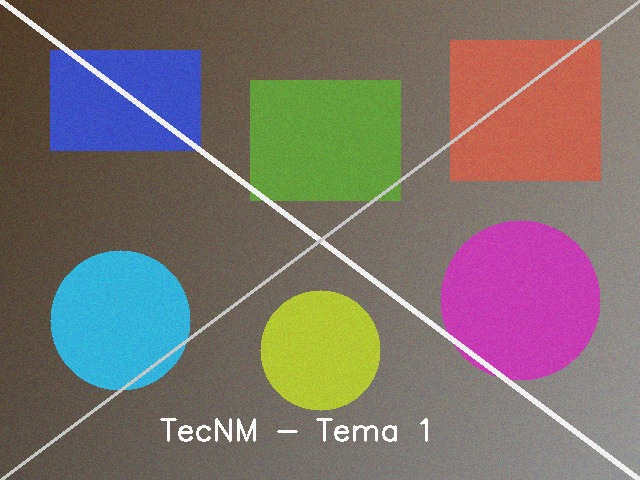
#> input picture tema 1/imagen_prueba.jpg, 640 x 480 px
$ jupyter execute --allow-errors T1_A1_v2.ipynb   (older library calls are emulated)
#> lines starting #> are read from the running program, lines starting #| are printed output that depends on the picture
# T1.A1.1 — Adquisición y Mejora Básica de una Imagen Digital
## Objetivo

Analizar los conceptos básicos de adquisición y representación digital de imágenes, mediante la identificación de formatos, modelos de color y estructuras de datos digitales, en un entorno académico guiado, con el propósito de establecer una base conceptual sólida que permita el procesamiento adecuado de imágenes en aplicaciones de visión por computadora.

---

## Instrucciones para el participante

1. Ejecuta cada celda **en orden** con `Shift + Enter`.
2. Completa las celdas marcadas con 📝 — son parte de tu portafolio de evidencias.
3. **No borres** las celdas de código base; puedes agregar celdas nuevas si lo necesitas.
4. Al finalizar, exporta este notebook como PDF (`Archivo → Imprimir → Guardar como PDF`).
5. Nombre de entrega: `T1_A1_ApellidoNombre.pdf`

---

### Contenido del Tema 1 que cubre esta actividad
- **1.1** Introducción al procesamiento de imágenes
- **1.2** Adquisición de imágenes
- **1.3** Formato de imagen y representación digital
- **1.4** Mejoras básicas de una imagen

---

### Mapa de variantes disponibles

| Variante | Técnica | Concepto clave |
|---|---|---|
| **A** | Segunda imagen | Comparación entre escenas |
| **B** | Mediana vs Gaussiano | Preservación de bordes bajo ruido |
| **C** | Parámetros agresivos | Efectos negativos de mal ajuste |
| **D** | Umbralización | Segmentación binaria (Otsu, adaptativa) |
| **E** | Detector Canny | Bordes robustos multi-etapa |
| **F** | Espacio HSV | Separación tono-saturación-valor |
| **G** | Morfología | Erosión y dilatación de regiones |

---
## PASO 1 — Preparación del entorno de trabajo
**Valor: 3% | Tiempo estimado: 1 hora**

Verifica que las bibliotecas necesarias están disponibles.
Si trabajas en entorno local y faltan bibliotecas, descomenta e instala:

[cell 1]
# Instalación (descomenta si es necesario)
# !pip install numpy matplotlib opencv-python

import cv2
import numpy as np
import matplotlib.pyplot as plt
import os, sys

# Verificación de versiones
import matplotlib as mpl
print('=' * 45)
print('  ✅ ENTORNO VERIFICADO CORRECTAMENTE')
print('=' * 45)
print(f'  Python     : {sys.version.split()[0]}')
print(f'  NumPy      : {np.__version__}')
print(f'  OpenCV     : {cv2.__version__}')
print(f'  Matplotlib : {mpl.__version__}')
print('=' * 45)

---
## PASO 2 — Introducción a la actividad
**Valor: 3% | Tiempo estimado: 1 hora**

### Conceptos clave del Tema 1

| Concepto | Definición |
|---|---|
| **Imagen digital** | Matriz de píxeles donde cada elemento almacena un valor de intensidad o color |
| **Píxel** | Unidad mínima de una imagen digital |
| **Resolución espacial** | Número de píxeles en horizontal × vertical (ej. 1920×1080) |
| **Profundidad de bits** | Niveles de intensidad por canal (8 bits → 256 niveles, valores 0-255) |
| **Modelo RGB** | Imagen de color con 3 canales: Rojo, Verde, Azul |
| **Escala de grises** | Imagen de 1 canal; cada píxel es una intensidad de negro a blanco |
| **Formato de archivo** | Cómo se almacena en disco: JPEG (con pérdida), PNG (sin pérdida), TIFF |
| **Mejora básica** | Operación que facilita el análisis: brillo, contraste, suavizado, bordes |

### Flujo básico de un sistema de visión por computadora
```
1. Adquisición  →  2. Preprocesamiento  →  3. Extracción de características  →  4. Toma de decisión
   (cámara/sensor)    (esta actividad)        (Temas 2 y 3)                      (CNN - Tema 3)
```

### 📝 Mi imagen de trabajo _(completa esta celda antes de continuar)_

**Nombre del archivo que usaré:** ___
**Origen:** ☐ proporcionada por el facilitador &nbsp;&nbsp; ☐ propia &nbsp;&nbsp; ☐ banco de imágenes
**Descripción de la escena:** ___
**¿Por qué elegí esta imagen?** ___
**¿Qué espero observar al aplicar las mejoras?** ___

---
## PASO 3 — Código base: carga y visualización de la imagen
**Valor: 3% | Tiempo estimado: 1 hora 40 minutos**

> ⚠️ **Google Colab:** Sube tu imagen con el panel de archivos (ícono de carpeta, izquierda) antes de ejecutar.
> **Entorno local:** Coloca `imagen_prueba.jpg` en la misma carpeta que este notebook.

[cell 2]
# ─── CAMBIA AQUÍ el nombre de tu imagen si es diferente ─────────────────────
NOMBRE_IMAGEN = 'imagen_prueba.jpg'

# ── Carga de la imagen ───────────────────────────────────────────────────────
# OpenCV carga en formato BGR (Azul-Verde-Rojo), no RGB
img_bgr = cv2.imread(NOMBRE_IMAGEN)
#> img_bgr is the input picture: shape (480, 640, 3); mean B, G, R 109.1, 113, 123.6

# Protección: si la imagen es de 1 canal (escala de grises desde disco),
# la convertimos a RGB para mantener la estructura consistente
if img_bgr is None:
    raise FileNotFoundError(
        f'No se pudo cargar "{NOMBRE_IMAGEN}".\n'
        'Verifica que el archivo está en el mismo directorio que este notebook.'
    )

if img_bgr.ndim == 2:
    img_bgr = cv2.cvtColor(img_bgr, cv2.COLOR_GRAY2BGR)

# ── Conversiones de color ────────────────────────────────────────────────────
img_rgb  = cv2.cvtColor(img_bgr, cv2.COLOR_BGR2RGB)   # Para mostrar con Matplotlib
img_gray = cv2.cvtColor(img_bgr, cv2.COLOR_BGR2GRAY)  # Escala de grises

# ── Información de la imagen (regístrala en tu reporte) ─────────────────────
alto, ancho, canales = img_rgb.shape
print('INFORMACIÓN DE LA IMAGEN')
print(f'  Archivo          : {NOMBRE_IMAGEN}')
print(f'  Dimensiones      : {alto} × {ancho} píxeles  (alto × ancho)')
#|   Dimensiones      : 480 × 640 píxeles  (alto × ancho)
print(f'  Canales          : {canales}  (R, G, B)')
#|   Canales          : 3  (R, G, B)
print(f'  Tipo de dato     : {img_rgb.dtype}  →  valores de 0 a 255')
#|   Tipo de dato     : uint8  →  valores de 0 a 255
print(f'  Tamaño en memoria: {img_rgb.nbytes / 1024:.1f} KB')
#|   Tamaño en memoria: 900.0 KB
print(f'  Valor mínimo     : {img_rgb.min()}')
#|   Valor mínimo     : 22
print(f'  Valor máximo     : {img_rgb.max()}')
#|   Valor máximo     : 255
print(f'  Valor promedio   : {img_rgb.mean():.1f}')
#|   Valor promedio   : 115.2

[cell 3]
# ── Visualización: color y escala de grises ──────────────────────────────────
plt.figure(figsize=(12, 5))

plt.subplot(1, 2, 1)
plt.title(f'Imagen en color (RGB)\n{alto} × {ancho} px — {canales} canales')
plt.imshow(img_rgb)
plt.axis('off')

plt.subplot(1, 2, 2)
plt.title(f'Imagen en escala de grises\n{img_gray.shape[0]} × {img_gray.shape[1]} px — 1 canal')
plt.imshow(img_gray, cmap='gray')
plt.axis('off')

plt.tight_layout()
plt.savefig('paso3_carga.png', dpi=150, bbox_inches='tight')
plt.show()
plt.close('all')
print('Guardado: paso3_carga.png')

[cell 4]
# ── Separación de canales RGB ────────────────────────────────────────────────
# Cada canal es una matriz 2D con la intensidad de ese color por píxel
canal_r = img_rgb[:, :, 0]
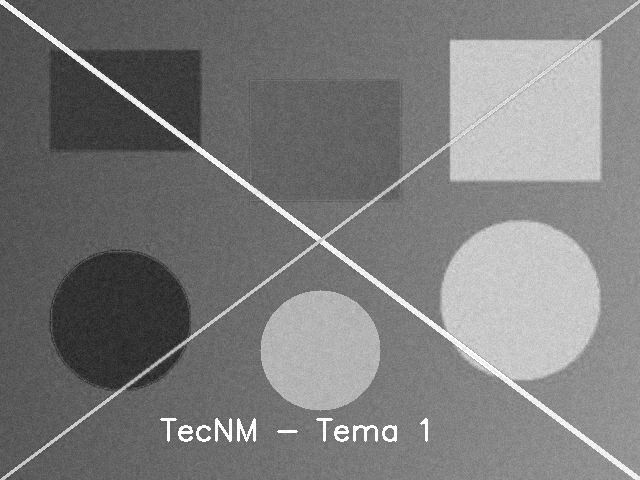
#> canal_r: shape (480, 640); min 25, max 255, mean 123.6
canal_g = img_rgb[:, :, 1]
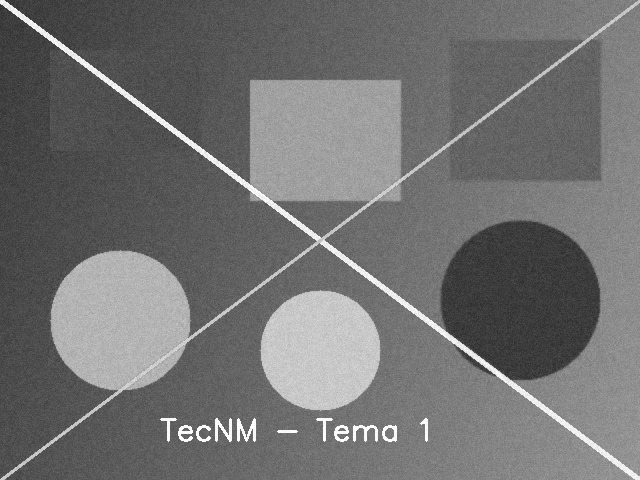
#> canal_g: shape (480, 640); min 36, max 255, mean 113
canal_b = img_rgb[:, :, 2]
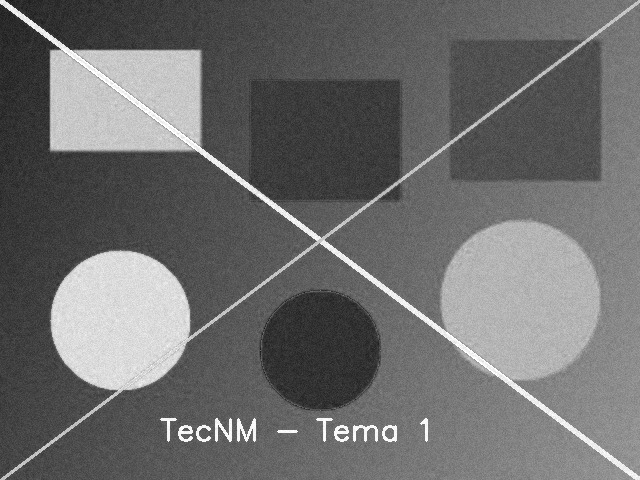
#> canal_b: shape (480, 640); min 22, max 255, mean 109.1

fig, axes = plt.subplots(1, 4, figsize=(16, 4))
fig.suptitle('Separación de canales de color (R, G, B)', fontsize=13, fontweight='bold')

axes[0].imshow(img_rgb)
axes[0].set_title('Original (RGB)'); axes[0].axis('off')

for ax, canal, tit, cm in zip(
    axes[1:],
    [canal_r, canal_g, canal_b],
    ['Canal Rojo', 'Canal Verde', 'Canal Azul'],
    ['Reds_r', 'Greens_r', 'Blues_r']
):
    ax.imshow(canal, cmap=cm)
    ax.set_title(f'{tit}\nMedia: {canal.mean():.1f}')
    ax.axis('off')
#> this loop made 3 passes
#> (tit, cm) on passes 1 to 3: ('Canal Rojo', 'Reds_r'), ('Canal Verde', 'Greens_r'), ('Canal Azul', 'Blues_r')

plt.tight_layout()
plt.savefig('paso3_canales.png', dpi=150, bbox_inches='tight')
plt.show()
plt.close('all')
print('Guardado: paso3_canales.png')

[cell 5]
# ── Histograma de intensidades ───────────────────────────────────────────────
# El histograma muestra cómo se distribuyen los valores de intensidad de 0 a 255
fig, axes = plt.subplots(1, 2, figsize=(13, 4))
fig.suptitle('Histogramas de intensidad', fontsize=13, fontweight='bold')

axes[0].hist(img_gray.ravel(), bins=256, range=(0, 256), color='steelblue', alpha=0.85)
axes[0].set_title('Escala de grises — distribución de intensidades')
axes[0].set_xlabel('Valor de intensidad (0 = negro, 255 = blanco)')
axes[0].set_ylabel('Número de píxeles')
axes[0].set_xlim(0, 255)
axes[0].grid(alpha=0.3)

for canal, color, label in zip(
    [canal_r, canal_g, canal_b], ['red', 'green', 'blue'], ['R', 'G', 'B']
):
    axes[1].hist(canal.ravel(), bins=256, range=(0, 256), color=color, alpha=0.4, label=label)
#> this loop made 3 passes
axes[1].set_title('Canales RGB superpuestos')
axes[1].set_xlabel('Intensidad')
axes[1].legend()
axes[1].grid(alpha=0.3)

plt.tight_layout()
plt.savefig('paso3_histograma.png', dpi=150, bbox_inches='tight')
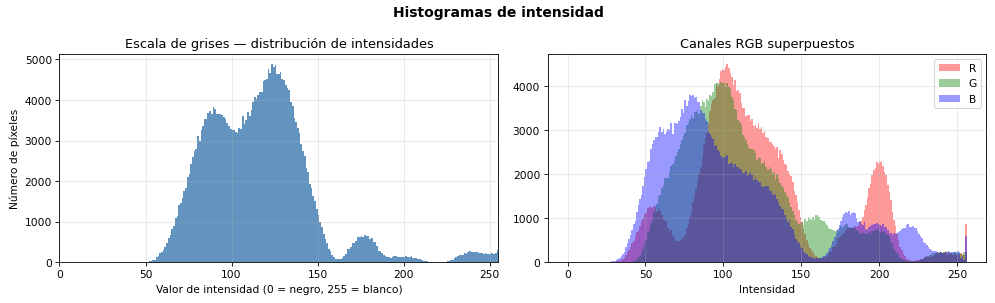
#> figure drawn by matplotlib, 2 panels; panel 1: tallest bar 4894 high, from x = 123 to 124; panel 2: tallest bar 4502 high, from x = 102 to 103; panel 2: tallest bar 4086 high, from x = 98 to 99; panel 2: tallest bar 3788 high, from x = 78 to 79
plt.show()
plt.close('all')
print('Guardado: paso3_histograma.png')

### 📝 Análisis del Paso 3 _(completa esta celda)_

**Dimensiones registradas:** ___ × ___ px | ___ canales | tipo ___

**¿Qué canal RGB tiene la media más alta?** ___
**¿Qué indica eso sobre los colores predominantes en tu imagen?** ___

**Describe la forma del histograma de grises:**
☐ Concentrado en valores bajos (imagen oscura)
☐ Concentrado en valores altos (imagen clara)
☐ Distribuido uniformemente
☐ Bimodal (dos picos)

**Interpretación:** ___

---
## PASO 4 — Aplicación de mejoras básicas
**Valor: 2% | Tiempo estimado: 1 hora**

> 🔧 **Experimenta:** Modifica los valores de ALPHA, BETA, KERNEL_GAUSS y SIGMA y observa cómo cambia la imagen.

[cell 6]
# ─── PARÁMETROS — modifica y observa los cambios ─────────────────────────────
ALPHA = 1.5      # Contraste: < 1 reduce, = 1 sin cambio, > 1 aumenta
BETA  = 30       # Brillo   : negativo oscurece, positivo ilumina
KERNEL_GAUSS = (5, 5)  # Tamaño del kernel gaussiano (debe ser impar × impar)
SIGMA = 1.0      # Desviación estándar del gaussiano (suavidad)

# ── 1) Ajuste de brillo y contraste ──────────────────────────────────────────
#    Fórmula: nueva_img[x,y] = alpha × img[x,y] + beta
#    cv2.convertScaleAbs garantiza valores en rango [0, 255]
img_brillo_contraste = cv2.convertScaleAbs(img_gray, alpha=ALPHA, beta=BETA)
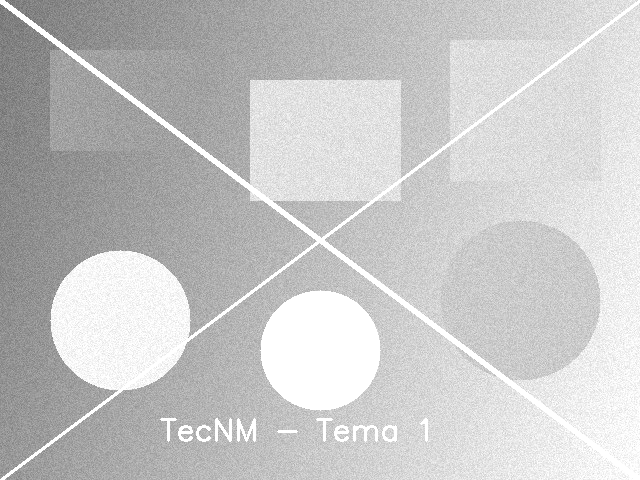
#> img_brillo_contraste: shape (480, 640); min 100, max 255, mean 198.8

# ── 2) Suavizado gaussiano ────────────────────────────────────────────────────
#    Reduce ruido mediante un promedio ponderado con distribución gaussiana
#    Útil antes de detección de bordes para evitar falsos positivos por ruido
img_suavizada = cv2.GaussianBlur(img_gray, KERNEL_GAUSS, SIGMA)

# ── 3) Ecualización de histograma ─────────────────────────────────────────────
#    Redistribuye los niveles de intensidad para aprovechar todo el rango [0, 255]
#    Mejora el contraste global, especialmente en imágenes oscuras o lavadas
img_ecualizada = cv2.equalizeHist(img_gray)
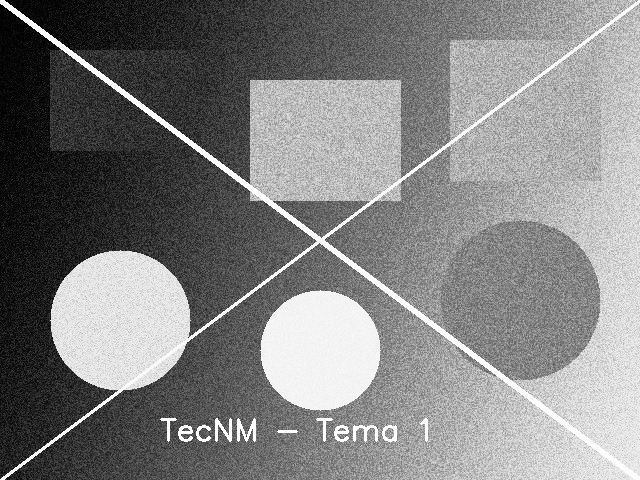
#> img_ecualizada: shape (480, 640); min 0, max 255, mean 128.9

# ── 4) Realce de bordes con Sobel ─────────────────────────────────────────────
#    Calcula el gradiente de intensidad: detecta cambios bruscos (bordes)
#    Clave para entender las capas convolucionales de una CNN (Tema 3)
sobelx    = cv2.Sobel(img_gray, cv2.CV_64F, 1, 0, ksize=3)   # Gradiente horizontal
sobely    = cv2.Sobel(img_gray, cv2.CV_64F, 0, 1, ksize=3)   # Gradiente vertical
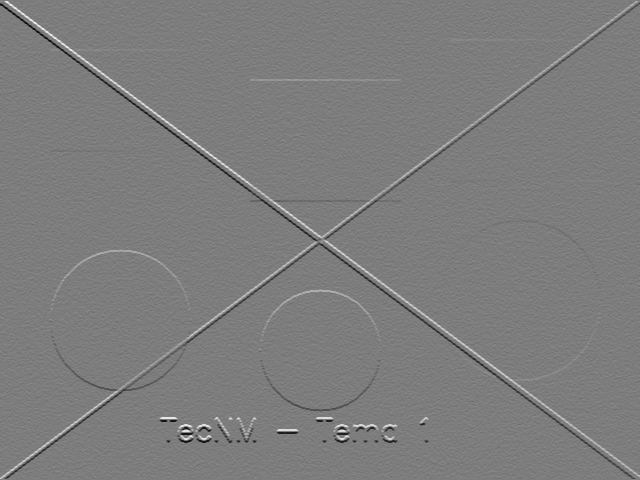
#> sobely: shape (480, 640) float64; min -733, max 759, mean 0.3; drawn with min black and max white
img_bordes = np.uint8(np.clip(cv2.magnitude(sobelx, sobely), 0, 255))  # Magnitud
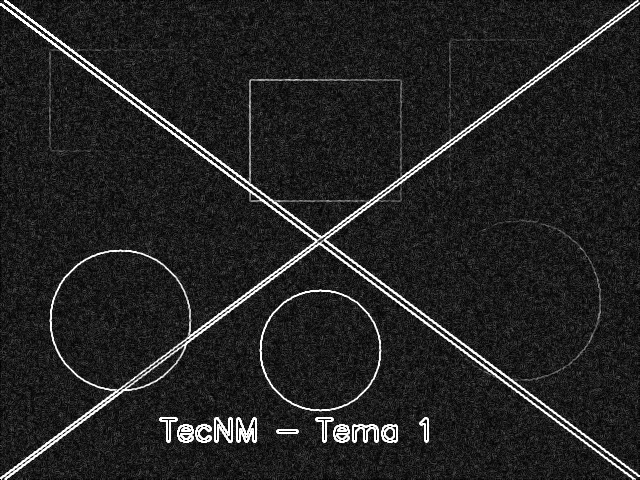
#> img_bordes: shape (480, 640); min 0, max 255, mean 34.9

# ── Visualización comparativa ─────────────────────────────────────────────────
fig, axes = plt.subplots(2, 3, figsize=(15, 9))
fig.suptitle('Paso 4 — Mejoras básicas aplicadas a la imagen', fontsize=14, fontweight='bold')

datos = [
    (img_gray,             'Original (grises)'),
    (img_brillo_contraste, f'Brillo/Contraste\nα={ALPHA}, β={BETA}'),
    (img_suavizada,        f'Suavizado Gaussiano\n{KERNEL_GAUSS}, σ={SIGMA}'),
    (img_ecualizada,       'Ecualización\nde histograma'),
    (img_bordes,           'Realce de bordes\n(Sobel)'),
]
for ax, (img, tit) in zip(axes.ravel(), datos):
    ax.imshow(img, cmap='gray')
    ax.set_title(tit, fontsize=10)
    ax.axis('off')
#> this loop made 5 passes
axes[1, 2].axis('off')

plt.tight_layout()
plt.savefig('paso4_mejoras.png', dpi=150, bbox_inches='tight')
plt.show()
plt.close('all')

print('Parámetros utilizados:')
print(f'  alpha (contraste)  : {ALPHA}')
print(f'  beta (brillo)      : {BETA}')
print(f'  kernel gaussiano   : {KERNEL_GAUSS}')
print(f'  sigma              : {SIGMA}')
print(f'  ksize Sobel        : 3×3')
print('Guardado: paso4_mejoras.png')

---
## PASO 5 — Interpretación de resultados
**Valor: 2% | Tiempo estimado: 1 hora**

### 📝 Análisis comparativo _(completa esta celda)_

Compara visualmente la imagen original con cada mejora aplicada y responde:

| Técnica | Nitidez | Bordes | Ruido aparente | Legibilidad de detalles |
|---|---|---|---|---|
| Original (grises) | — referencia — | — | — | — |
| Brillo/Contraste | ___ | ___ | ___ | ___ |
| Suavizado gaussiano | ___ | ___ | ___ | ___ |
| Ecualización | ___ | ___ | ___ | ___ |
| Sobel | ___ | ___ | ___ | ___ |

**Reflexión (5–10 líneas):**

- ¿En qué casos sería útil aumentar el contraste?
  ___

- ¿Cuándo conviene suavizar una imagen antes de aplicar otros algoritmos?
  ___

- ¿Cómo ayuda el realce de bordes en tareas de segmentación o detección?
  ___

---
## PASO 6 — Extensión de la actividad
**Valor: 2% | Tiempo estimado: 2 horas**

Elige **al menos una** variante (A–G). Las variantes D, E, F y G son nuevas y van más allá del mínimo requerido.

> 💡 Ejecutar más de una variante suma evidencias a tu portafolio.

### Variante A — Segunda imagen (comparación entre escenas)

[cell 7]
# ══ VARIANTE A — Trabajo con una segunda imagen ═══════════════════════════════
# Repite el flujo completo con una imagen diferente y compara los resultados.
# Útil para observar cómo cambian los efectos según la escena (iluminación, textura).

# ─── CAMBIA AQUÍ el nombre de tu segunda imagen ──────────────────────────────
NOMBRE_IMAGEN_2 = 'imagen_prueba_2.jpg'

img_bgr2 = cv2.imread(NOMBRE_IMAGEN_2)
#> (the rest of this cell did not finish here and is left out)

### Variante B — Filtro de mediana vs gaussiano (ruido sal y pimienta)

[cell 8]
# ══ VARIANTE B — Filtro de mediana vs gaussiano (ruido sal y pimienta) ═══════
# Esta variante demuestra cuándo el filtro de mediana es superior al gaussiano.
# El ruido sal y pimienta son píxeles aleatorios en blanco (sal) o negro (pimienta).

# Agregar ruido sal y pimienta artificialmente al 2% de los píxeles
np.random.seed(42)
img_ruidosa = img_gray.copy().astype(np.float32)
n_px = int(0.02 * img_gray.size)

coords_sal = [np.random.randint(0, d, n_px) for d in img_gray.shape]
img_ruidosa[coords_sal[0], coords_sal[1]] = 255   # sal (blanco)

coords_pim = [np.random.randint(0, d, n_px) for d in img_gray.shape]
img_ruidosa[coords_pim[0], coords_pim[1]] = 0     # pimienta (negro)
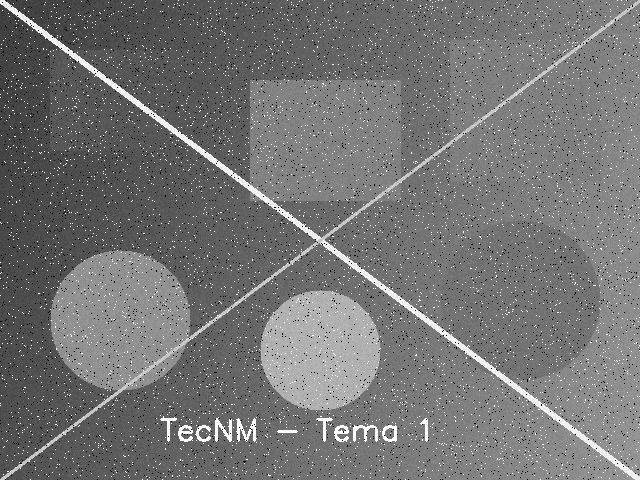
#> img_ruidosa: shape (480, 640) float32; min 0, max 255, mean 116.1
img_ruidosa = np.uint8(img_ruidosa)

img_mediana   = cv2.medianBlur(img_ruidosa, 5)              # Filtro de mediana 5×5
img_gaussiana = cv2.GaussianBlur(img_ruidosa, (5, 5), 1.0)  # Gaussiano 5×5

fig, axes = plt.subplots(1, 3, figsize=(15, 5))
fig.suptitle('Variante B — Mediana vs Gaussiano para ruido sal y pimienta',
             fontsize=12, fontweight='bold')
axes[0].imshow(img_ruidosa,   cmap='gray')
axes[0].set_title('Con ruido S&P (2%)')
axes[0].axis('off')
axes[1].imshow(img_gaussiana, cmap='gray')
axes[1].set_title('Filtro Gaussiano 5×5\n(difumina bordes)')
axes[1].axis('off')
axes[2].imshow(img_mediana,   cmap='gray')
axes[2].set_title('Filtro Mediana 5×5\n(preserva bordes)')
axes[2].axis('off')

plt.tight_layout()
plt.savefig('paso6_variante_b.png', dpi=150, bbox_inches='tight')
plt.show()
plt.close('all')
print('Observación: el filtro de mediana elimina el ruido S&P preservando mejor los bordes.')
print('Guardado: paso6_variante_b.png')

### Variante C — Efectos negativos de parámetros agresivos

[cell 9]
# ══ VARIANTE C — Efectos negativos de parámetros agresivos ═══════════════════
# Muestra qué ocurre cuando los parámetros se ajustan de forma extrema.
# Objetivo: entender que un mal preprocesamiento daña el desempeño posterior.

img_sobre   = cv2.convertScaleAbs(img_gray, alpha=4.0, beta=0)   # Sobreexposición
img_sub     = cv2.convertScaleAbs(img_gray, alpha=0.2, beta=0)   # Subexposición
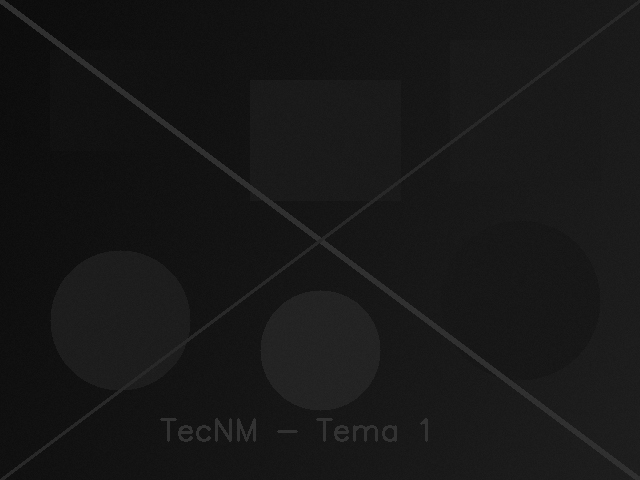
#> img_sub: shape (480, 640); min 9, max 51, mean 23.1
img_borrosa = cv2.GaussianBlur(img_gray, (31, 31), 10.0)         # Pérdida total de detalle

fig, axes = plt.subplots(1, 4, figsize=(16, 4))
fig.suptitle('Variante C — Efectos negativos de parámetros agresivos',
             fontsize=12, fontweight='bold')

axes[0].imshow(img_gray,    cmap='gray')
axes[0].set_title('Original'); axes[0].axis('off')
axes[1].imshow(img_sobre,   cmap='gray')
axes[1].set_title('α=4.0 — Sobreexposición\n(se pierden zonas claras)'); axes[1].axis('off')
axes[2].imshow(img_sub,     cmap='gray')
axes[2].set_title('α=0.2 — Subexposición\n(imagen muy oscura)'); axes[2].axis('off')
axes[3].imshow(img_borrosa, cmap='gray')
axes[3].set_title('Gaussiano σ=10\n(pérdida total de detalle)'); axes[3].axis('off')

plt.tight_layout()
plt.savefig('paso6_variante_c.png', dpi=150, bbox_inches='tight')
#> (the rest of the program and of its run is left out)
